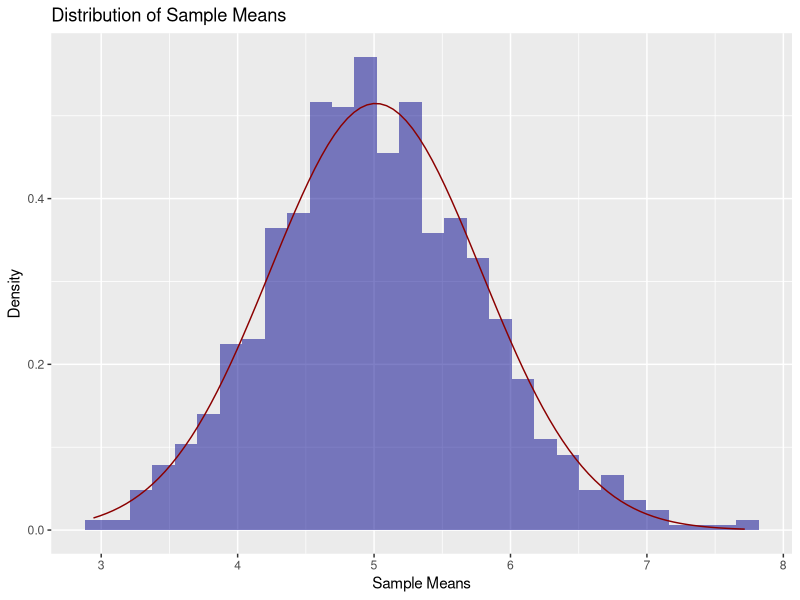

Write R code to recreate this figure.
## ---- chunk 1
knitr::opts_chunk$set(echo = TRUE,
                      fig.width = 3,
                      fig.height = 2)
## ---- chunk 2
set.seed(123)
lambda <- 0.2
n <- 40
simulations <- 1000
## ---- chunk 3
# Simulate 1000 averages of 40 exponentials
simulated_means <- replicate(simulations, mean(rexp(n, lambda)))

# Theoretical mean and standard deviation
theoretical_mean <- 1 / lambda
theoretical_sd <- 1 / lambda / sqrt(n)

# Sample mean and standard deviation
sample_mean <- mean(simulated_means)
sample_sd <- sd(simulated_means)
## ---- chunk 4
# Results

sample_mean
theoretical_mean
sample_sd
theoretical_sd
## ---- chunk 5
# Calculating the theoretical variance of a distribution (lambda is the parameter 
#and n is the sample size).
# The formula computes the variance base on these parameters.
theoretical_variance <- (1 / lambda)^2 / n

#This line calculates the sample variance of the simulated_means data. 
#Var is a function that computes the variance of the given data. 
sample_variance <- var(simulated_means)

#Cat is a function that concatenates and print the values. 

cat("Theoretical Variance:", theoretical_variance, "\n")
cat("Sample Variance:", sample_variance, "\n")
## ---- chunk 6
library(ggplot2)

# Combine histogram and normal distribution
ggplot(data.frame(x=simulated_means), aes(x=x)) +
  geom_histogram(aes(y=after_stat(density)), bins=30, fill="darkblue", alpha=0.5) +
  stat_function(fun=dnorm, args=list(mean=mean(simulated_means), sd=sd(simulated_means)), 
                color="darkred", linewidth=0.5) +
  labs(title="Distribution of Sample Means", x="Sample Means", y="Density")
